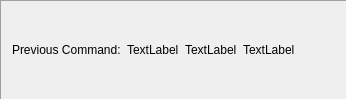
    <widget class="QFrame" name="frame">
     <property name="frameShape">
      <enum>QFrame::Panel</enum>
     </property>
     <property name="frameShadow">
      <enum>QFrame::Sunken</enum>
     </property>
     <property name="lineWidth">
      <number>1</number>
     </property>
     <layout class="QHBoxLayout" name="horizontalLayout_4">
      <property name="topMargin">
       <number>5</number>
      </property>
      <property name="bottomMargin">
       <number>5</number>
      </property>
      <item>
       <widget class="QLabel" name="label">
        <property name="frameShape">
         <enum>QFrame::NoFrame</enum>
        </property>
        <property name="text">
         <string>Previous Command:</string>
        </property>
       </widget>
      </item>
      <item>
       <widget class="QLabel" name="prevCmdTypeLabel">
        <property name="text">
         <string>TextLabel</string>
        </property>
       </widget>
      </item>
      <item>
       <widget class="QLabel" name="prevCmdValueLabel">
        <property name="text">
         <string>TextLabel</string>
        </property>
       </widget>
      </item>
      <item>
       <widget class="QLabel" name="prevCmdUnitsLabel">
        <property name="text">
         <string>TextLabel</string>
        </property>
       </widget>
      </item>
      <item>
       <spacer name="horizontalSpacer_10">
        <property name="orientation">
         <enum>Qt::Horizontal</enum>
        </property>
        <property name="sizeHint" stdset="0">
         <size>
          <width>40</width>
          <height>20</height>
         </size>
        </property>
       </spacer>
      </item>
     </layout>
    </widget>
